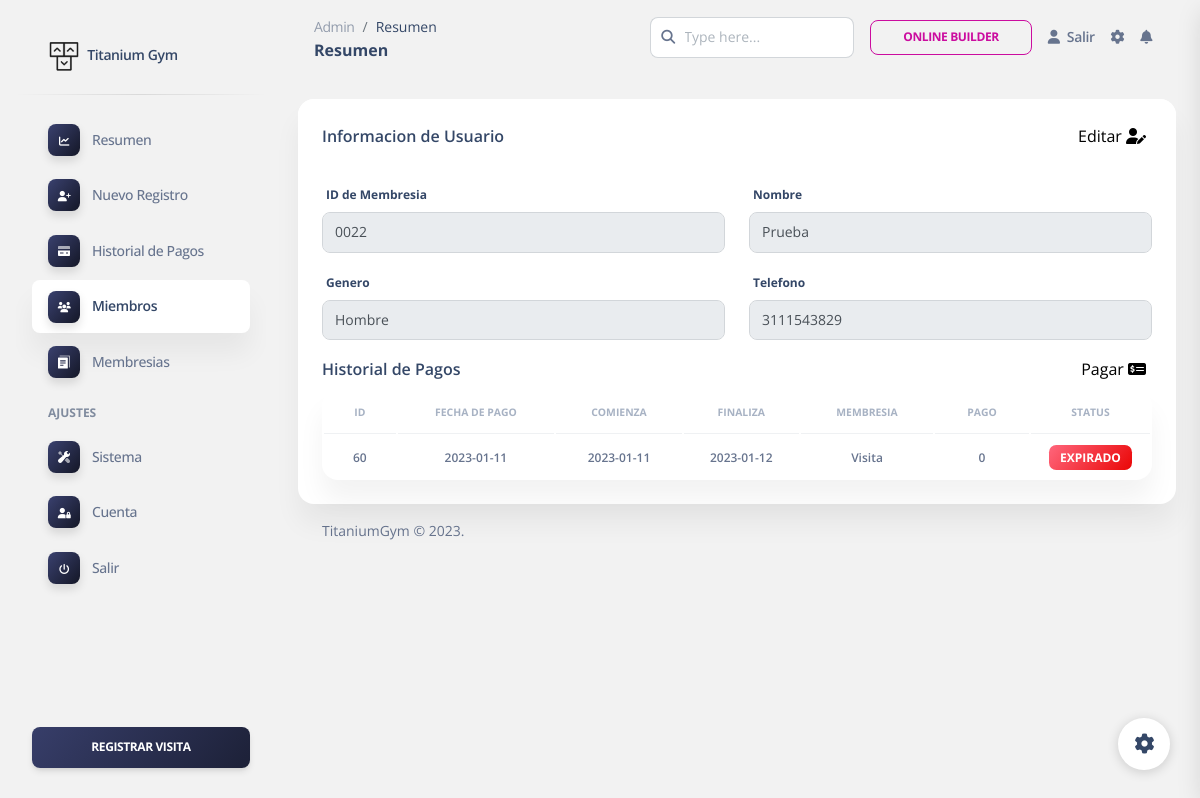
The page /dashboard/admin/view_member.php?id=0022 (signed in) on the database its author committed.
### tables this page shows
CREATE TABLE `users` (
  `userid` int(4) UNSIGNED ZEROFILL NOT NULL,
  `username` varchar(40) NOT NULL,
  `gender` varchar(8) NOT NULL,
  `phone` varchar(15) NOT NULL,
  `dob` varchar(10) NOT NULL,
  `joining_date` varchar(10) NOT NULL
);

CREATE TABLE `enrolls_to` (
  `et_id` int(5) NOT NULL,
  `pid` varchar(8) NOT NULL,
  `paid_date` varchar(15) DEFAULT NULL,
  `expire` varchar(15) DEFAULT NULL,
  `startDate` varchar(15) NOT NULL,
  `uid` int(4) UNSIGNED ZEROFILL DEFAULT NULL,
  `amount` int(10) NOT NULL
);

CREATE TABLE `plan` (
  `pid` varchar(8) NOT NULL,
  `planName` varchar(20) NOT NULL,
  `description` varchar(200) NOT NULL,
  `validity` varchar(20) NOT NULL,
  `amount` int(10) NOT NULL,
  `active` varchar(255) DEFAULT NULL,
  `planType` varchar(2) NOT NULL
);

### dashboard/admin/view_member.php (the view, shortened to what this page needs)
<?php
require '../../include/db_conn.php';
$backgroundColor =  $_SESSION['backgroundColor'];
if (isset($_GET['id'])) {
    $memid = $_GET['id'];
?>
<!DOCTYPE html>
<html lang="es">
<head>
	<link rel="stylesheet" href="https://cdnjs.cloudflare.com/ajax/libs/font-awesome/6.2.1/css/all.min.css" />
	<link href="../assets/css/nucleo-icons.css" rel="stylesheet" />
	<link href="../assets/css/nucleo-svg.css" rel="stylesheet" />
	<link href="../assets/css/nucleo-svg.css" rel="stylesheet" />
	<link id="pagestyle" href="../assets/css/soft-ui-dashboard.css?v=1.0.6" rel="stylesheet" />
</head>
<body class="g-sidenav-show  bg-gray-100" style="<?php echo "background:$backgroundColor !important;"?>">
	<?php $active = 'members'; include 'components/menu.php'; ?>
	<main class="main-content position-relative max-height-vh-100 h-100 border-radius-lg ps ">
		<?php $titlePage = 'Resumen'; include 'components/navbar.php'; ?>
		<div class="container-fluid py-4">
			<div class="row ">
				<div class="col-lg-12 col-md-6 mb-md-0 mb-4">
					<div class="card">
						<div class="card-header pb-0">
							<div style="display: flex; justify-content: space-between;">
								<h6>Informacion de Usuario</h6>
								<form action='edit_member.php' method='post'>
									<button type='submit' style='border: 0; background: none;'>
										<span>Editar <i class="fa-solid fa-user-pen"></i> </span>
									</button>
								</form>
							</div>
								<?php
									$query  = "SELECT * FROM users WHERE userid='$memid'";
									$result = mysqli_query($con, $query);
									$name="";
									$gender="";
									if (mysqli_affected_rows($con) == 1) {
										while ($row = mysqli_fetch_array($result, MYSQLI_ASSOC)) {
											$uid    = $row['userid'];
											$name    = $row['username'];
											$gender =$row['gender'];
											$phone    = $row['phone'];
											$query1  = "SELECT enrolls_to.pid, enrolls_to.amount, enrolls_to.et_id, enrolls_to.paid_date, enrolls_to.startDate, enrolls_to.expire, plan.planName FROM enrolls_to INNER JOIN plan ON enrolls_to.pid = plan.pid WHERE enrolls_to.uid = '$uid' AND enrolls_to.pid = plan.pid ORDER BY enrolls_to.et_id DESC ";
											$result1 = mysqli_query($con, $query1);
											if (mysqli_num_rows($result) > 0) {
												$dataPayments = array();
												while ($row1 = mysqli_fetch_array($result1, MYSQLI_ASSOC)) {
													$payment= $row1;
													array_push($dataPayments, $payment);
												}
											}
										}
									} else{
										echo "<html><head><script>alert('Cambio Insatisfactorio');</script></head></html>";
										echo mysqli_error($con);
									}
								?>
						</div>
						<div class="card" style="background: transparent; box-shadow: none;">
									<div class="card-body">
										<div class="row">
											<div class="col-12">
												<form id="form1" name="form1" method="post" class="a1-container"
													action="edit_mem_submit.php">
													<div class="row">
														<div class="col-md-6">
															<div class="form-group">
																<label for="example-text-input" class="form-control-label">ID de Membresia</label>
																<input class="form-control"  id="boxxe" type="text" name="uid" value="<?php echo $memid?>" readonly required />
															</div>
														</div>
														<div class="col-md-6">
															<div class="form-group">
																<label for="example-search-input" class="form-control-label">Nombre</label>
																<input class="form-control" type="text" placeholder="Nombre del nuevo miembro"
																name="uname" id="boxxe" value="<?php echo $name?>" readonly>
															</div>
														</div>
														<div class="col-md-6">
															<div class="form-group">
																<label for="example-email-input" class="form-control-label">Genero</label>
																<input type="text" class="form-control" value="<?php echo $gender?>" readonly>
															</div>
														</div>
														<div class="col-md-6">
															<div class="form-group">
																<label for="example-tel-input" class="form-control-label">Telefono</label>
																<input class="form-control" type="tel" name="phone" placeholder="Numero a 10 digitos" value='<?php echo $phone ?>' id="example-tel-input" onfocus="focused(this)" onfocusout="defocused(this)" readonly>
															</div>
														</div>
													</div>
												</form>
												<div style="display: flex; justify-content: space-between;">
													<h6>Historial de Pagos</h6>
													<form action='make_payments.php' method='post' style="cursor:pointer;">
														<button type='submit' style='border: 0; background: none;'>
															<span>Pagar <i class="fa-solid fa-money-check-dollar"></i> </span>
														</button>
													</form>
												</div>
												<div class="card">
													<div class="table-responsive">
														<table class="table align-items-center mb-0">
														<thead>
															<tr>
															<th class="text-center text-uppercase text-secondary text-xxs font-weight-bolder opacity-7">ID</th>
															<th class="text-center text-uppercase text-secondary text-xxs font-weight-bolder opacity-7">Fecha de Pago</th>
															<th class="text-center text-uppercase text-secondary text-xxs font-weight-bolder opacity-7">Comienza</th>
															<th class="text-center text-uppercase text-secondary text-xxs font-weight-bolder opacity-7">Finaliza</th>
															<th class="text-center text-uppercase text-secondary text-xxs font-weight-bolder opacity-7">Membresia</th>
															<th class="text-center text-uppercase text-secondary text-xxs font-weight-bolder opacity-7">Pago</th>
															<th class="text-center text-uppercase text-secondary text-xxs font-weight-bolder opacity-7">Status</th>
														</tr>
														</thead>
														<tbody>
															<?php
																foreach($dataPayments as $dataPayment) {
																	$paymentId =  $dataPayment['et_id'];
																	$payDate =  $dataPayment['paid_date'];
																	$planStart =  $dataPayment['startDate'];
																	$planEnd =  $dataPayment['expire'];
																	$planName =  $dataPayment['planName'];
																	$amount =  $dataPayment['amount'];
																	$today = date('Y/m/d');
																	$timestamp1 = strtotime($planEnd);
																	$timestamp2 = strtotime($today);
																	if (date('Ymd', $timestamp1) <= date('Ymd', $timestamp2)) {
																		$statusString = "Expirado";
																		$statusClass = "bg-gradient-danger";
																	} else {
																		$memberStatus = true;
																		$statusString = "Activo";
																		$statusClass = "bg-gradient-success";
																	}
																	echo "<tr>
																			<td>
																				<p class='text-center text-xs font-weight-bold mb-0'>$paymentId </p>
																			</td>
																			<td>
																				<p class='text-center text-xs font-weight-bold mb-0'>$payDate </p>
																			</td>
																			<td>
																				<p class='text-center text-xs font-weight-bold mb-0'>$planStart </p>
																			</td>
																			<td>
																				<p class='text-center text-xs font-weight-bold mb-0'>$planEnd </p>
																			</td>
																			<td>
																				<p class='text-center text-xs font-weight-bold mb-0'>$planName </p>
																			</td>
																			<td>
																				<p class='text-center text-xs font-weight-bold mb-0'>$amount </p>
																			</td>
																			<td class='text-center'>
																				<span class='badge badge-sm $statusClass'>$statusString</span>
																			</td>
																		</tr>
																	";
																}
															?>
														</tbody>
														</table>
													</div>
												</div>
											</div>
										</div>
									</div>
								</div>
					</div>
				</div>
			</div>
			<?php include 'components/footer.php';?>
		</div>
	</main>
	<?php include 'components/fixed_plugin.php';?>
</body>
</html>
<?php
} else {
}
?>

### rows shown on the page
users: uname "Prueba", gender "Hombre", phone "3111543829"
enrolls_to: et_id "60", paid_date "2023-01-11", startDate "2023-01-11", expire "2023-01-12", pid.planName "Visita", amount "0", expire "EXPIRADO"

### other values the page prints
$_ENV["PAGE_NAME"] "Titanium Gym"
$titlePage "Resumen"
